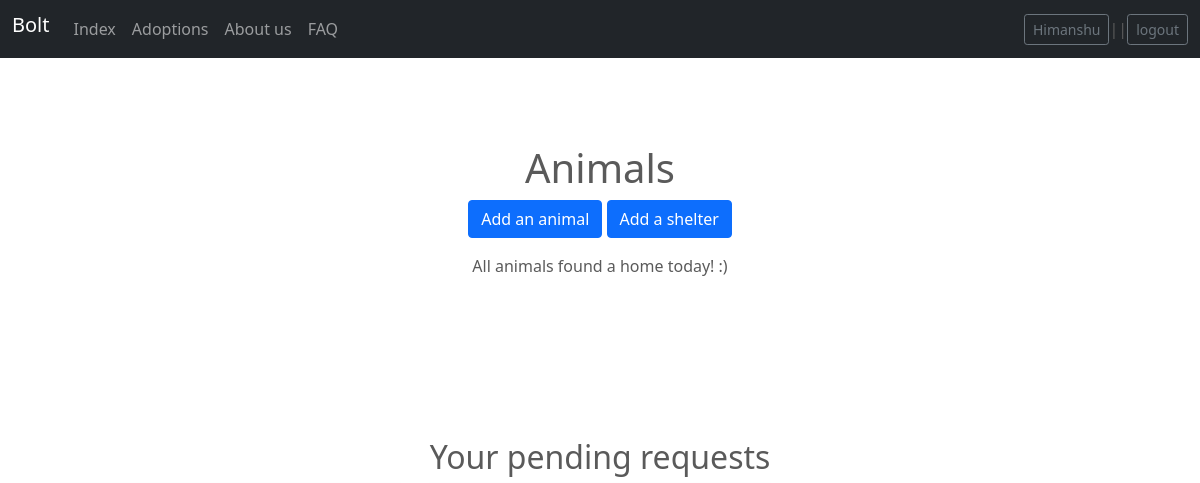
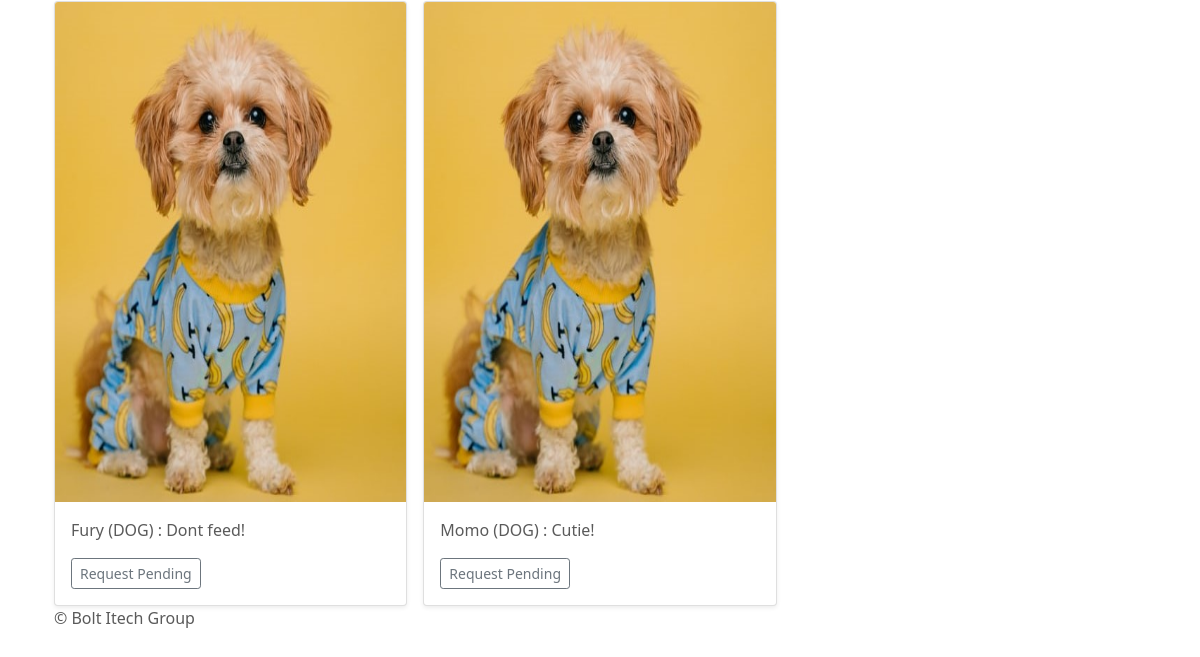
Before: /bolt/adoptions/DOG/ (signed in) with the older database file (2 pictures, top to bottom).
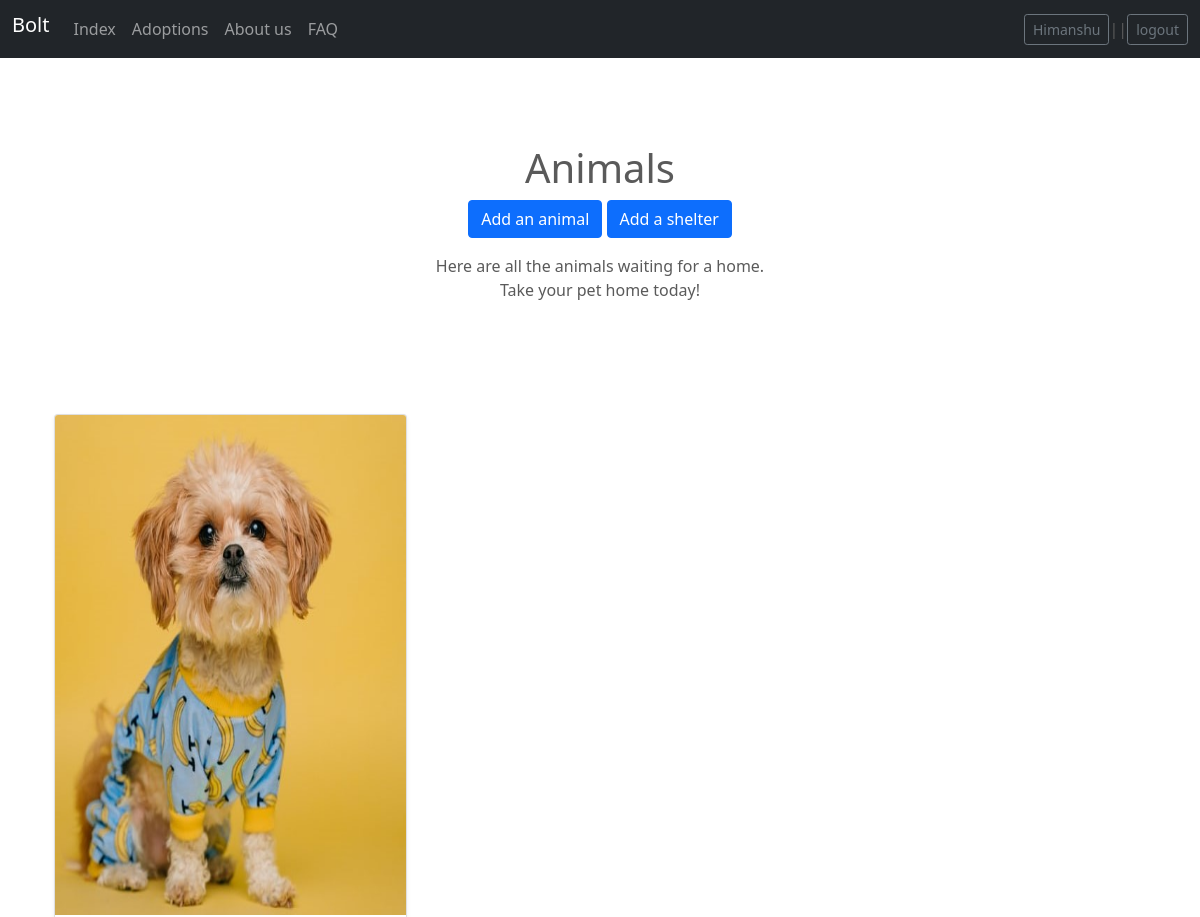
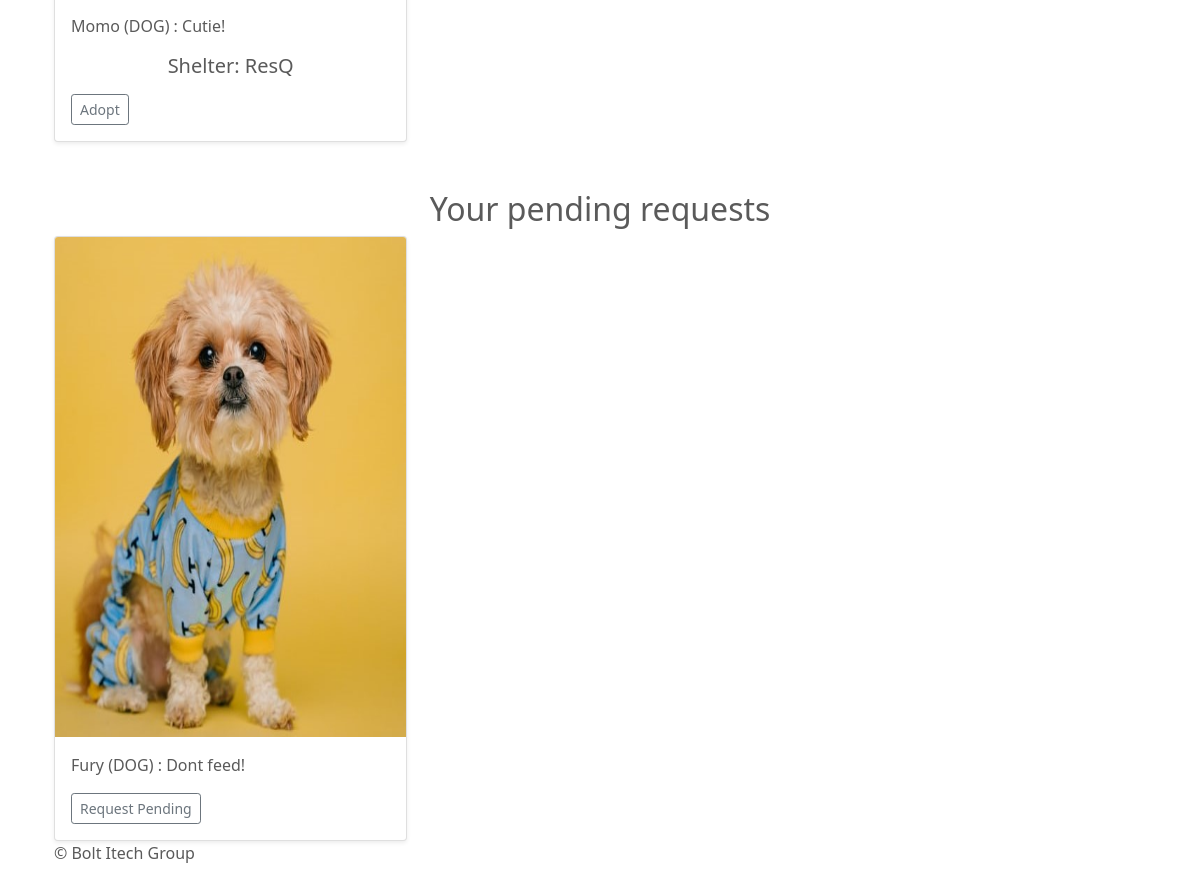
After: the same page with the newer database file (2 pictures, top to bottom).
### bolt/models.py (models this page shows, shortened)
class UserProfile(models.Model):
    user = models.OneToOneField(User, on_delete=models.CASCADE)
    first_name = models.CharField(max_length=32)
    last_name = models.CharField(max_length=32)
    contact_number = models.CharField(max_length=15, unique=True)
    address = models.CharField(max_length=128)
    picture = models.ImageField(upload_to='profile_images', blank=True)
    is_caretaker = models.BooleanField(default=False)
    shelter = models.OneToOneField(Shelter, models.SET_NULL, null=True, blank=True, related_name='caretaker')

class Adopt(models.Model):
    user = models.ForeignKey(UserProfile, on_delete=models.CASCADE, related_name='adopter')
    animal = models.ForeignKey(Animal, on_delete=models.CASCADE)
    caretaker = models.ForeignKey(UserProfile, models.SET_NULL, blank=True, null=True, related_name='caretaker')
    request_date = models.DateField(blank=True, default=date.today)
    adoption_date = models.DateField(blank=True, default=date.today)
    ADOPTION_REQUETS_CHOICES = [
        ('ACCEPTED','Accepted'),
        ('PENDING','Pending'),
        ('REJECTED','Rejected'),
    ]
    status = models.CharField(max_length=10, choices=ADOPTION_REQUETS_CHOICES, default='PENDING', blank=True)

class Animal(models.Model):
    shelter = models.ForeignKey(Shelter, on_delete=models.CASCADE)
    user = models.ForeignKey(UserProfile, models.SET_NULL, blank=True, null=True)
    name = models.CharField(max_length=32, default="John Doe")
    KINDS_OF_ANIMALS_CHOICES = [
        ('DOG', 'Dog'),
        ('CAT', 'Cat'),
        ('BIRD', 'Bird'),
        ('FISH', 'Fish'),
        ('OTHER', 'Other'),
    ]
    kind = models.CharField(max_length=10, choices=KINDS_OF_ANIMALS_CHOICES, default='DOG')
    description = models.TextField(max_length=256, blank=True)
    picture = models.ImageField(upload_to='uploads/%Y/%m/%d/', blank=True)
    date_of_arrival = models.DateField(null=True, blank=True, default=date.today)
    @property
    def adoption_status(self):
        requests = Adopt.objects.filter(animal=self)
        if requests:
            for request in requests:
                if request.status == 'ACCEPTED':
                    return 'ADOPTED'
            return 'REQUESTED'
        return 'NOT_ADOPTED'

class Shelter(models.Model):
    name = models.CharField(max_length=128, unique=True)
    contact_number = models.CharField(max_length=15, unique=True)
    address = models.CharField(max_length=128)
    slug = models.SlugField(unique=True)
    def __str__(self):
        return self.name

### bolt/views.py (the view)
# urls.py: path('adoptions/', views.adoptions, name='adoptions'),
@login_required
def adoptions(request, animal_kind=''):
    context_dict = {}
    if animal_kind == '':
        animals = [a for a in Animal.objects.all() if a.adoption_status != 'ADOPTED']
    elif animal_kind == 'Others':
        animals = [a for a in Animal.objects.exclude(kind='DOG').exclude(kind='CAT') if a.adoption_status != 'ADOPTED']
    else:
        animals = [a for a in Animal.objects.filter(kind=animal_kind.upper()) if a.adoption_status != 'ADOPTED']
    requested_adoptions = []
    if not animals:
        context_dict['animals_list'] = None
        context_dict['pending_requests'] = None
        return render(request, 'bolt/adoptions.html', context=context_dict)
    not_adopted_animal_list = []
    for animal in animals:
        try:
            pending_request = Adopt.objects.get(animal=animal, user=request.user.userprofile)
            if pending_request.status == "PENDING":
                requested_adoptions.append(pending_request)
            else:
                not_adopted_animal_list.append(animal)
        except Adopt.DoesNotExist:
            not_adopted_animal_list.append(animal)
    context_dict['animals_list'] = get_list(not_adopted_animal_list)
    context_dict['pending_requests'] = get_list(requested_adoptions)
    return render(request, 'bolt/adoptions.html', context=context_dict)

### bolt/views.py (called while the page is built)
def get_list(animals):
    animals_list = []
    temp_list = []
    i = 0
    for animal in animals:
        temp_list.append(animal)
        i += 1
        if i % 3 == 0:
            i = 0
            animals_list.append(temp_list)
            temp_list = []
    if temp_list != []:
        animals_list.append(temp_list)
    return animals_list

### templates/bolt/adoptions.html (shortened to what this page needs)
{% extends 'bolt/base.html' %}
{% load static %}
{% block body_block %}
    <section class="py-5 text-center container">
        <div class="row py-lg-5">
            <div class="col-lg-6 col-md-8 mx-auto">
            <h1 class="fw-light">Animals</h1>
            <p>
              <a href="{% url 'bolt:add_animal' %}" class="btn btn-primary">Add an animal</a>
              {% if request.user.userprofile.is_caretaker %}
                <a href="{% url 'bolt:add_shelter' %}" class="btn btn-primary">Add a shelter</a>
              {% endif %}
            </p>
            {% if not animals_list %}
              All animals found a home today! :)
            {% else %}
              Here are all the animals waiting for a home.</br>
              Take your pet home today!
            {% endif %}
            </div>
        </div>
    </section>
    {% if animals_list %}
        <div class="container">
          {% for animals in animals_list %}
            <div class="row row-cols-1 row-cols-sm-2 row-cols-md-3 g-3">
            {% for animal in animals %}
              <div class="col">
                <div class="card shadow-sm">
                    {% if animal.picture %}
                        <img class="bd-placeholder-img card-img-top" width="90%" height="500" src="{{ animal.picture.url }}" preserveAspectRatio="xMidYMid slice" focusable="false">
                    {% else %}
                        <img class="bd-placeholder-img card-img-top" width="90%" height="500" src="/static/images/dog03.jpg" preserveAspectRatio="xMidYMid slice" focusable="false">
                    {% endif %}
                  <div class="card-body">
                    <p class="card-text">{{ animal.name }} ({{animal.kind}})
                      {% if animal.description %}
                        : {{ animal.description }}
                      {% endif %}
                      <br/>
                      <h4 class="lead text-center">Shelter: {{ animal.shelter }}</h4>
                    </p>
                    <div class="d-flex justify-content-between align-items-center">
                      <div class="btn-group">
                        <a href="{% url 'bolt:make_request' animal.pk %}" class="btn btn-sm btn-outline-secondary">Adopt</a>
                      </div>
                    </div>
                  </div>
                </div>
              </div>
            {% endfor %}
            </div>
            {% endfor %}
        </div>
    {% endif %}
    {% if pending_requests %}
    <br/><br/>
    <div class="container">
      <h2 class="text-center">Your pending requests</h2>
      {% for requests in pending_requests %}
        <div class="row row-cols-1 row-cols-sm-2 row-cols-md-3 g-3">
          {% for pending_request in requests %}
          <div class="col">
            <div class="card shadow-sm">
                {% if pending_request.animal.picture %}
                    <img class="bd-placeholder-img card-img-top" width="90%" height="500" src="{{ animal.picture.url }}" preserveAspectRatio="xMidYMid slice" focusable="false">
                {% else %}
                    <img class="bd-placeholder-img card-img-top" width="90%" height="500" src="/static/images/dog03.jpg" preserveAspectRatio="xMidYMid slice" focusable="false">
                {% endif %}
              <div class="card-body">
                <p class="card-text">{{ pending_request.animal.name }} ({{pending_request.animal.kind}})
                  {% if pending_request.animal.description %}
                    : {{ pending_request.animal.description }}
                  {% endif %}
                </p>
                <div class="d-flex justify-content-between align-items-center">
                  <div class="btn-group">
                    <button class="btn btn-sm btn-outline-secondary">Request Pending</button>
                  </div>
                </div>
              </div>
            </div>
          </div>
          {% endfor %}
          </div>
        {% endfor %}
    </div>
    {% endif %}
{% endblock %}

### templates/bolt/base.html (shortened to what this page needs)
<!DOCTYPE html>
{% load static %}
<html lang="en">
    <head>
        <link href="/static/bootstrap/css/bootstrap.min.css" rel="stylesheet">
        <link href="/static/bootstrap/css/carousel.css" rel="stylesheet">
    </head>
    <body>
        <header>
            <nav class="navbar navbar-expand-md navbar-dark fixed-top bg-dark">
              <div class="container-fluid">
                <h1 class="navbar-brand" >Bolt</h1>
                <div class="collapse navbar-collapse" id="navbarCollapse">
                  <ul class="navbar-nav me-auto mb-2 mb-md-0">
                    <li class="nav-item"><a class="nav-link" aria-current="page" href="{% url 'bolt:index' %}">Index</a></li>
                    <li class="nav-item">
                      <a class="nav-link" href="{% url 'bolt:adoptions' %}">Adoptions</a>
                    </li>
                    <li class="nav-item">
                      <a class="nav-link" href="{% url 'bolt:about' %}">About us</a>
                    </li>
                    <li class="nav-item">
                      <a class="nav-link" href="{% url 'bolt:fqa' %}">FAQ</a>
                    </li>
                  </ul>
                    {% if user.is_authenticated %}
                        <a class="btn btn-sm btn-outline-secondary" href="{% url 'bolt:myaccount' %}">{{ user.userprofile.first_name }}</a>||
                        <a class="btn btn-sm btn-outline-secondary" href="{% url 'bolt:logout' %}">logout</a>
                    {% else %}
                        <a class="btn btn-sm btn-outline-secondary" href="{% url 'bolt:login' %}">Log in</a>
                        <a class="btn btn-sm btn-outline-secondary" href="{% url 'bolt:register' %}">Register Here</a>
                    {% endif %}
                </div>
              </div>
            </nav>
          </header>
        <div class="container-fluid">
            <div class="row">
                <main role="main">
                    {% block body_block %}{% endblock %}
                    <footer class="container">
                        <p>&copy; Bolt Itech Group</p>
                      </footer>
                </main>
            </div>
        </div>
    </body>
</html>

### templates/bolt/base.html (style rules this page uses)
.bd-placeholder-img { font-size: 1.125rem; text-anchor: middle; -webkit-user-select: none; -moz-user-select: none; user-select: none; }

Changed rows visible on the page:
no longer on this page (row edited): Adopt: animal.name "Momo", animal.kind "DOG", animal.description "Cutie!"
now on this page (row unchanged): Animal: name "Momo", kind "DOG", description "Cutie!", shelter "ResQ"
Other visible differences:
text no longer shown: "All animals found a home today! :)"
text now shown: "Here are all the animals waiting for a home. Take your pet home today!"
